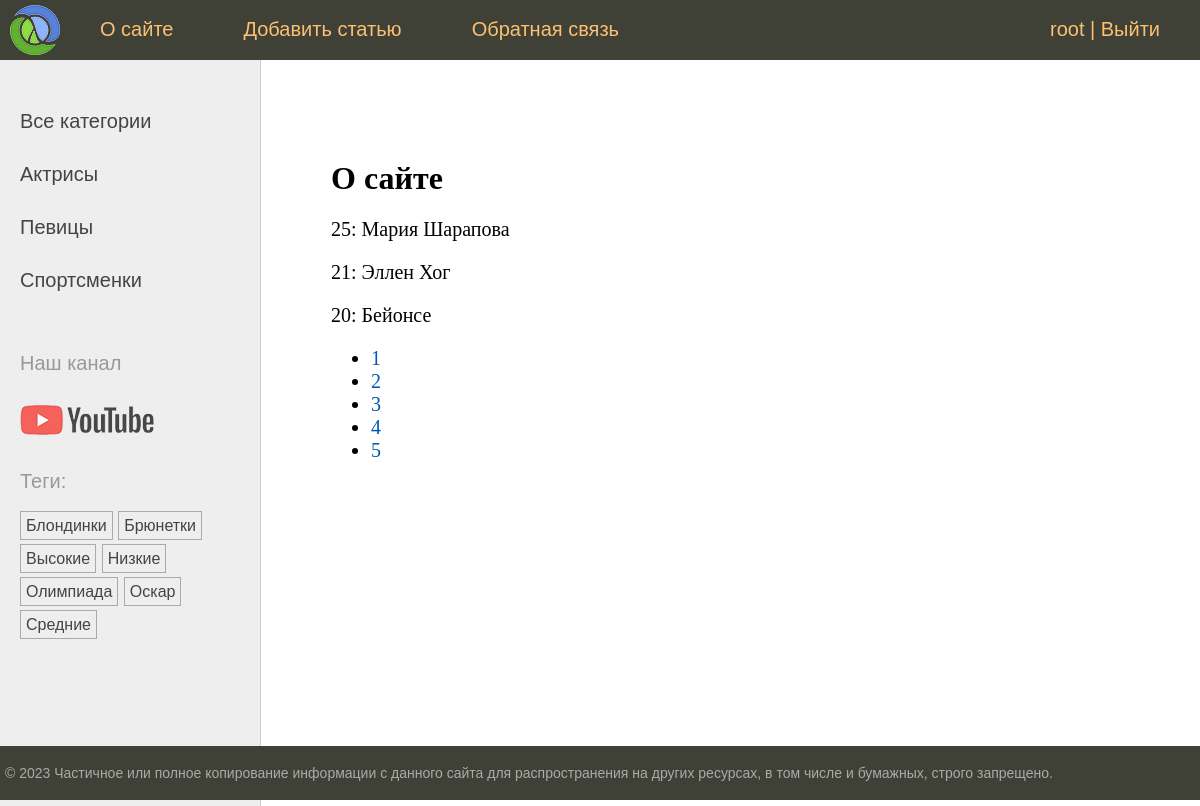
The page /about/ (signed in) on the database its author committed.
### women/models.py (models this page shows, shortened)
class Category(models.Model):
    name = models.CharField(max_length=100, db_index=True, verbose_name='Категория')
    slug = models.SlugField(max_length=255, unique=True, db_index=True, verbose_name='Slug')
    class Meta:
        verbose_name = 'Категория'
        verbose_name_plural = 'Категории'
    def get_absolute_url(self):
        return reverse('category', kwargs={'cat_slug': self.slug})

class TagPost(models.Model):
    tag = models.CharField(max_length=100, db_index=True)
    slug = models.SlugField(max_length=255, unique=True, db_index=True)
    def get_absolute_url(self):
        return reverse('tag', kwargs={'tag_slug': self.slug})

class Women(models.Model):
    class Status(models.IntegerChoices):
        DRAFT = 0, 'Черновик'
        PUBLISHED = 1, 'Опубликовано'
    title = models.CharField(max_length=255, verbose_name='Заголовок', validators=[])
    slug = models.SlugField(max_length=255, unique=True, db_index=True, verbose_name='Slug',
                            validators=[
        MinLengthValidator(5, message='Минимум 5 символов'),
        MaxLengthValidator(100, message='Максимум 100 символов'),
                                        ]
                            )
    photo = models.ImageField(upload_to='photos/%Y-%m-%d', default=None, null=True, blank=True, verbose_name='Фото')
    content = models.TextField(blank=True, verbose_name='Текст статьи')
    time_create = models.DateTimeField(auto_now_add=True, verbose_name='Время создания')
    time_update = models.DateTimeField(auto_now=True, verbose_name='Время обновления')
    is_published = models.BooleanField(choices=tuple(map(lambda x: (bool(x[0]), x[1]), Status.choices)),
                                       default=Status.DRAFT, verbose_name='Статус')
    cat = models.ForeignKey('Category', on_delete=models.PROTECT, related_name='posts', verbose_name='Категория')
    tags = models.ManyToManyField('TagPost', blank=True, related_name='tags', verbose_name='Тег')
    husband = models.OneToOneField('Husband', on_delete=models.SET_NULL, null=True, blank=True,
                                   related_name='woman', verbose_name='Муж')
    author = models.ForeignKey(get_user_model(), on_delete=models.SET_NULL, related_name='posts', null=True, default=None)
    objects = models.Manager()
    published = PublishedManager()
    class Meta:
        verbose_name = 'Известные женщины'
        verbose_name_plural = 'Известные женщины'
        ordering = ['-time_create']
        indexes = [
            models.Index(fields=['-time_create']),
        ]

### women/views.py (the view)
# urls.py: path('about/', about, name='about'),
@login_required  # Дополнительно можно указать параметр login_url для изменения страницы перенаправления.
def about(request: HttpRequest) -> HttpResponse:
    contact_list = Women.published.all()  # Получаем список всех статей.
    paginator = Paginator(contact_list, 3)  # Создаём класс пагинации.
    page_number = request.GET.get('page')  # Получаем номер текущей страницы.
    page_obj = paginator.get_page(page_number)  # Получаем конкретную страницу.
    data = {
        'title': 'О сайте',
        'page_obj': page_obj,
    }
    return render(request, 'women/about.html', context=data)

### users/context_processors.py (called while the page is built)
def get_women_context(request: HttpRequest) -> dict[str, list[dict[str, str]]]:
    return {'mainmenu': menu}

### women/models.py (called while the page is built)
    def get_queryset(self) -> models.QuerySet:
        return super().get_queryset().filter(is_published=Women.Status.PUBLISHED)

### women/templatetags/women_tags.py (called while the page is built)
@register.inclusion_tag('women/list_categories.html')
def show_categories(cat_selected: int = 0) -> dict[str, Category | int]:
    cats = Category.objects.annotate(total=Count('posts')).filter(total__gt=0)
    return {'cats': cats, 'cat_selected': cat_selected}

@register.inclusion_tag('women/list_tags.html')
def show_all_tags() -> dict[str, TagPost]:
    return {'tags': TagPost.objects.annotate(total=Count('tags')).filter(total__gt=0)}

### women/templates/women/about.html
{% extends 'base.html' %}
{% block content %}
    <h1>{{title}}</h1>
    {% for item in page_obj %}
        <p>{{ item.pk }}: {{ item.title }}</p>
    {% endfor %}
    <nav>
        <ul>
            {% for p in page_obj.paginator.page_range %}
                <li>
                    <a href="?page={{ p }}">{{ p }}</a>
                </li>
            {% endfor %}
        </ul>
    </nav>
{% endblock %}

### templates/base.html (shortened to what this page needs)
{% load static %}
{% load women_tags %}
<!DOCTYPE html>
<html>
<head>
	<link type="text/css" href="{% static 'women/css/styles.css' %}" rel="stylesheet" />
</head>
<body>
<table class="table-page" border=0 cellpadding="0" cellspacing="0">
    <tr>
        <td valign=top>
            {% block mainmenu %}
                <div class="header">
                    <ul id="mainmenu" class="mainmenu">
                        <li class="logo"><a href="{% url 'home' %}"><div class="logo"></div></a></li>
                        {% for m in mainmenu %}
                            <li><a href="{% url m.url_name %}">{{ m.title }}</a></li>
                        {% endfor %}
                        {% if user.is_authenticated %}
                            <li class="last"><a href="{% url 'users:profile' %}"> {{ user.username }}</a> | <a href="{% url 'users:logout' %}">Выйти</a></li>
                        {% else %}
                            <li class="last"><a href="{% url 'users:login' %}">Войти</a> | <a href="{% url 'users:register' %}">Регистрация</a></li>
                        {% endif %}
                    </ul>
                </div>
            {% endblock mainmenu %}
            <table class="table-content" border=0 cellpadding="0" cellspacing="0">
                <tr>
                    <td valign="top" class="left-chapters">
                        <ul id="leftchapters">
                            {% if cat_selected == 0 %}
                                <li class="selected">Все категории</li>
                            {% else %}
                                <li><a href="{% url 'home' %}">Все категории</a></li>
                            {% endif %}
                            {% show_categories cat_selected %}
                            <li class="share">
                                <p>Наш канал</p>
                                <a class="share-yt"
                                   href="https://www.youtube.com/channel/UClJzWfGWuGJL2t-3dYKcHTA/playlists"
                                   target="_blank" rel="nofollow"></a>
                            </li>
                            <li>{% show_all_tags %}</li>
                        </ul>
                    </td>
                    <td valign="top" class="content">
                        <div class="content-text">
                            {% block content %}
                            {% endblock %}
                        </div>
                    </td>
                </tr>
            </table>
        </td>
    </tr>
    <tr>
        <td valign=top>
            <div id="footer">
                <p>&copy; 2023 Частичное или полное копирование информации с данного сайта для распространения на других
                    ресурсах, в том числе и бумажных, строго запрещено.</p>
            </div>
        </td>
    </tr>
</table>
</body>
</html>

### women/templates/women/list_categories.html
{% for cat in cats %}
    {% if cat.id == cat_selected %}
        <li class="selected">{{ cat.name }}</li>
    {% else %}
        <li><a href="{{ cat.get_absolute_url }}">{{ cat.name }}</a></li>
    {% endif %}
{% endfor %}

### women/templates/women/list_tags.html
{% if tags %}
    <p>Теги: </p>
    <ul class="tags-list">
        {% for t in tags %}
            <li><a href="{{ t.get_absolute_url }}">{{ t.tag }}</a></li>
        {% endfor %}
    </ul>
{% endif %}

### women/static/women/css/styles.css (style rules this page uses)
html, body { font-family: 'Arial'; margin: 0; padding: 0; height: 100%; width: 100%; color: #444; }
a { color: #0059b2; text-decoration: none; }
.table-page { width: 100%; height: 100%; vertical-align: top; }
.table-page tr { height: 100%; }
.header { background: #3F4137; height: 60px; }
.logo { background: url('../images/logo.png') no-repeat 10px 5px; width: 70px; height: 60px; }
ul.mainmenu { list-style: none; margin: 0; padding: 0; height: 60px; color: #fdc073; font-size: 20px; overflow: hidden; }
ul.mainmenu li { float: left; margin: 18px 40px 0 30px; }
ul.mainmenu li.logo { margin: 0; }
ul.mainmenu li.last { float: right; }
ul.mainmenu li a { color: #fdc073; text-decoration: none; }
.table-content { width: 100%; min-height: 100%; height: 100%; }
.left-chapters { margin: 0; background: #eee; border-right: 1px solid #ccc; }
.left-chapters ul { width: 230px; margin: 0; padding: 20px 10px 10px 20px; list-style: none; font-size: 20px; }
.left-chapters ul li { margin: 30px 0 0 0; color: #999; }
.left-chapters ul li a { color: #444; text-decoration: none; }
.left-chapters ul li.share { margin: 60px 0 0 0; }
.left-chapters ul li.share p { margin: 30px 0 30px 0; }
.left-chapters ul li.share a { display: inline-block; width: 40px; height: 40px; margin: 0 20px 0 0; }
.left-chapters ul li.share a.share-yt { width: 100%; height: 30px; background: url('../images/share_yt.png') no-repeat 0 0 }
ul.tags-list { width: 100%; margin: 0; padding: 0; list-style: none; }
ul.tags-list li { margin: 0; padding: 0 0 10px; display: inline-block; }
ul.tags-list li a { padding: 5px; font-size: 16px; border: 1px solid #aaa; }
.content { padding: 40px 20px 20px 40px; width: 100%; box-sizing: border-box; }
.content-text { margin: 60px 0 0 30px; color: #000; font-size: 20px; font-family: Yandex Sans Display Light; }
.content-text h1 { font-size: 32px; }
#footer { box-sizing: border-box; background: #3F4137; padding: 5px; color: #aaa; font-size: 14px; font-family: Verdana, Geneva, Arial, Helvetica; text-align: left; overflow: hidden; }

### rows shown on the page
Category: name "Актрисы"
Category: name "Певицы"
Category: name "Спортсменки"
TagPost: tag "Блондинки"
TagPost: tag "Брюнетки"
TagPost: tag "Высокие"
TagPost: tag "Низкие"
TagPost: tag "Олимпиада"
TagPost: tag "Оскар"
TagPost: tag "Средние"
Women: pk "25", title "Мария Шарапова"
Women: pk "21", title "Эллен Хог"
Women: pk "20", title "Бейонсе"

### other values the page prints
{{ m.title }} "О сайте" "Добавить статью" "Обратная связь"
{{ user.username }} "root"
{{ title }} "О сайте"
{{ p }} "1" "2" "3" "4" "5"
